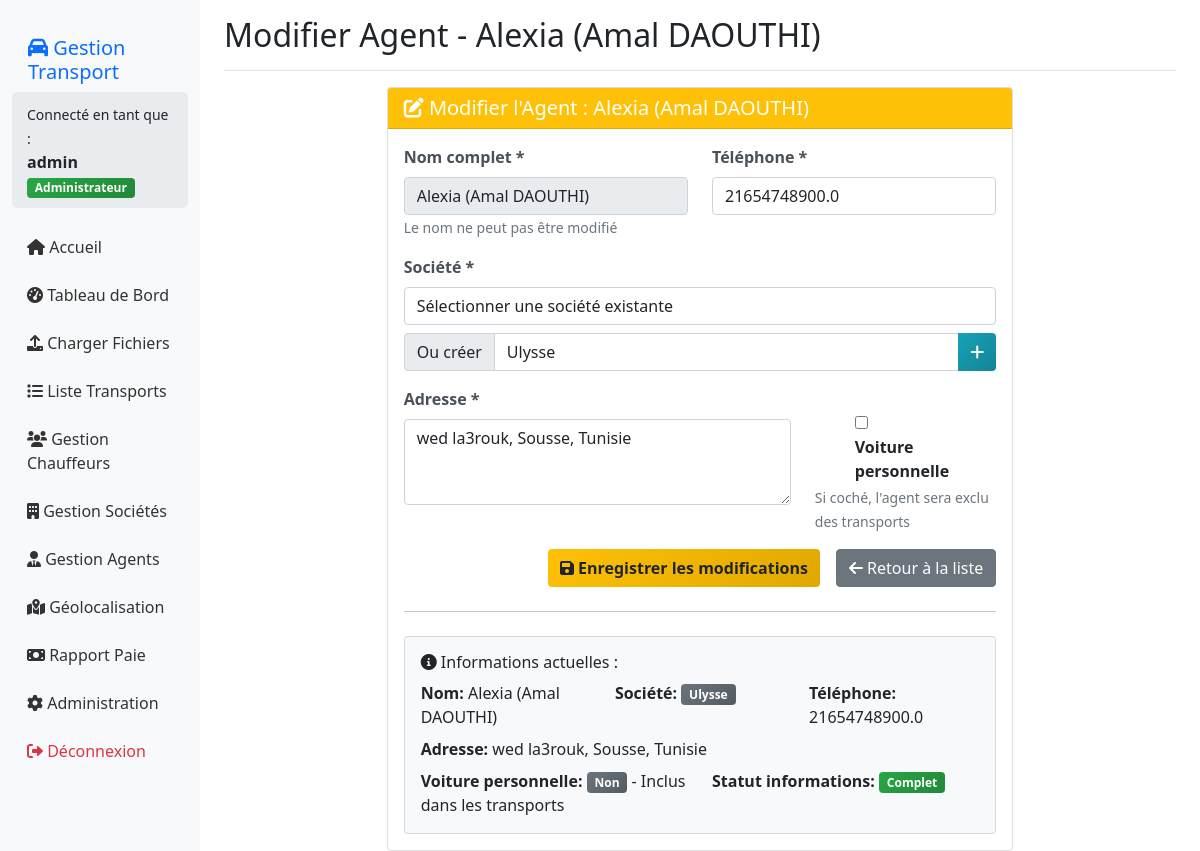
/agents/modifier/8/ (signed in), run on the app's committed database.
### gestion/models.py (models this page shows, shortened)
class Agent(models.Model):
    nom = models.CharField(max_length=200, unique=True)
    adresse = models.TextField()
    telephone = models.CharField(max_length=20)
    societe = models.ForeignKey(Societe, on_delete=models.SET_NULL, null=True, blank=True, verbose_name="Société")
    societe_texte = models.CharField(max_length=100, blank=True, null=True)
    voiture_personnelle = models.BooleanField(default=False)
    latitude = models.FloatField(null=True, blank=True, verbose_name="Latitude")
    longitude = models.FloatField(null=True, blank=True, verbose_name="Longitude")
    adresse_geocodee = models.TextField(blank=True, null=True, verbose_name="Adresse géocodée")
    derniere_geolocalisation = models.DateTimeField(null=True, blank=True)
    created_at = models.DateTimeField(default=timezone.now)
    date_correction_coords = models.DateTimeField(
        null=True,
        blank=True,
        verbose_name="Date de correction des coordonnées"
    )
    corrige_manuellement = models.BooleanField(
        default=False,
        verbose_name="Coordonnées corrigées manuellement"
    )
    notes_correction = models.TextField(
        blank=True,
        null=True,
        verbose_name="Notes sur la correction"
    )
    class Meta:
        verbose_name = "Agent"
        verbose_name_plural = "Agents"
        ordering = ['nom']
    def est_complet(self):
        adresse_incomplete = self.adresse in ['Adresse à compléter', 'Adresse non renseignee', '']
        telephone_incomplete = self.telephone in ['00000000', 'Telephone non renseigne', '']
        societe_incomplete = not self.societe and not self.societe_texte
        return not (adresse_incomplete or telephone_incomplete or societe_incomplete)

### gestion/views.py (the view)
# urls.py: path('agents/modifier/<int:id>/', views.modifier_agent, name='modifier_agent'),
@login_required
def modifier_agent(request, id):
    agent = get_object_or_404(Agent, id=id)
    societes_list = Societe.objects.all().order_by('nom')
    if request.method == 'POST':
        form = AgentModificationForm(request.POST, instance=agent)
        if form.is_valid():
            agent = form.save(commit=False)
            societe_select = form.cleaned_data.get('societe_select')
            societe_texte = form.cleaned_data.get('societe_texte')
            if societe_select:
                agent.societe = societe_select
                agent.societe_texte = None
            elif societe_texte:
                societe_existante = Societe.objects.filter(nom__iexact=societe_texte).first()
                if societe_existante:
                    agent.societe = societe_existante
                    agent.societe_texte = None
                else:
                    agent.societe = None
                    agent.societe_texte = societe_texte
            else:
                agent.societe = None
                agent.societe_texte = None
            agent.save()
            messages.success(request, f'Agent {agent.nom} modifié avec succès')
            return redirect('agents')
        else:
            messages.error(request, 'Erreur dans le formulaire')
    else:
        form = AgentModificationForm(instance=agent)
    context = {
        'form': form,
        'agent': agent,
        'societes_list': societes_list,  # AJOUTÉ
    }
    return render(request, 'gestion/modifier_agent.html', context)

### templates/gestion/modifier_agent.html (shortened to what this page needs)
{% extends 'gestion/base.html' %}
{% block page_title %}Modifier Agent - {{ agent.nom }}{% endblock %}
{% block content %}
<div class="row">
    <div class="col-md-8 mx-auto">
        <div class="card">
            <div class="card-header bg-warning text-white">
                <h5 class="card-title mb-0">
                    <i class="fas fa-edit"></i> Modifier l'Agent : {{ agent.nom }}
                </h5>
            </div>
            <div class="card-body">
                <form method="post" id="form-modifier-agent">
                    <div class="row">
                        <div class="col-md-6">
                            <div class="mb-3">
                                <label class="form-label fw-bold">Nom complet *</label>
                                {{ form.nom }}
                                <small class="form-text text-muted">Le nom ne peut pas être modifié</small>
                            </div>
                        </div>
                        <div class="col-md-6">
                            <div class="mb-3">
                                <label class="form-label fw-bold">Téléphone *</label>
                                {{ form.telephone }}
                            </div>
                        </div>
                    </div>
                    <div class="row">
                        <div class="col-md-12">
                            <div class="mb-3">
                                <label class="form-label fw-bold">Société *</label>
                                <div class="mb-2">
                                    <select id="id_societe_select" name="societe_select" class="form-control">
                                        <option value="">Sélectionner une société existante</option>
                                    </select>
                                </div>
                                <div class="input-group mb-3">
                                    <span class="input-group-text">Ou créer</span>
                                    <input type="text" id="id_societe_texte" name="societe_texte"
                                           class="form-control"
                                           placeholder="Nouvelle société"
                                           value="{% if not agent.societe and agent.societe_texte %}{{ agent.societe_texte }}{% endif %}"
                                           {% if agent.societe %}disabled{% endif %}>
                                    <button type="button" class="btn btn-info" onclick="ajouterSocieteRapide()">
                                        <i class="fas fa-plus"></i>
                                    </button>
                                </div>
                            </div>
                        </div>
                    </div>
                    <div class="row">
                        <div class="col-md-8">
                            <div class="mb-3">
                                <label class="form-label fw-bold">Adresse *</label>
                                {{ form.adresse }}
                            </div>
                        </div>
                        <div class="col-md-4">
                            <div class="mb-3">
                                <div class="form-check form-switch mt-4">
                                    {{ form.voiture_personnelle }}
                                    <label class="form-check-label fw-bold" for="{{ form.voiture_personnelle.id_for_label }}">
                                        Voiture personnelle
                                    </label>
                                </div>
                                <small class="form-text text-muted">
                                    Si coché, l'agent sera exclu des transports
                                </small>
                            </div>
                        </div>
                    </div>
                    <div class="d-grid gap-2 d-md-flex justify-content-md-end">
                        <button type="submit" class="btn btn-warning me-md-2">
                            <i class="fas fa-save"></i> Enregistrer les modifications
                        </button>
                        <a href="{% url 'agents' %}" class="btn btn-secondary">
                            <i class="fas fa-arrow-left"></i> Retour à la liste
                        </a>
                    </div>
                </form>
                <hr class="my-4">
                <div class="row">
                    <div class="col-12">
                        <div class="card bg-light">
                            <div class="card-body">
                                <h6><i class="fas fa-info-circle"></i> Informations actuelles :</h6>
                                <div class="row">
                                    <div class="col-md-4">
                                        <strong>Nom:</strong> {{ agent.nom }}
                                    </div>
                                    <div class="col-md-4">
                                        <strong>Société:</strong>
                                        {% if agent.societe %}
                                            <span class="badge bg-info">{{ agent.societe.nom }}</span>
                                        {% elif agent.societe_texte %}
                                            <span class="badge bg-secondary">{{ agent.societe_texte }}</span>
                                        {% else %}
                                            <span class="badge bg-danger">Non spécifié</span>
                                        {% endif %}
                                    </div>
                                    <div class="col-md-4">
                                        <strong>Téléphone:</strong> {{ agent.telephone }}
                                    </div>
                                </div>
                                <div class="row mt-2">
                                    <div class="col-md-12">
                                        <strong>Adresse:</strong> {{ agent.adresse }}
                                    </div>
                                </div>
                                <div class="row mt-2">
                                    <div class="col-md-6">
                                        <strong>Voiture personnelle:</strong>
                                        {% if agent.voiture_personnelle %}
                                            <span class="badge bg-success">Oui</span> - Exclu des transports
                                        {% else %}
                                            <span class="badge bg-secondary">Non</span> - Inclus dans les transports
                                        {% endif %}
                                    </div>
                                    <div class="col-md-6">
                                        <strong>Statut informations:</strong>
                                        {% if agent.est_complet %}
                                            <span class="badge bg-success">Complet</span>
                                        {% else %}
                                            <span class="badge bg-warning">Incomplet</span>
                                        {% endif %}
                                    </div>
                                </div>
                            </div>
                        </div>
                    </div>
                </div>
            </div>
        </div>
    </div>
</div>
{% endblock %}

### templates/gestion/base.html (shortened to what this page needs)
<!DOCTYPE html>
<html lang="fr">
<head>
    <link href="https://cdn.jsdelivr.net/npm/bootstrap@5.1.3/dist/css/bootstrap.min.css" rel="stylesheet">
    <link href="https://cdnjs.cloudflare.com/ajax/libs/font-awesome/6.0.0/css/all.min.css" rel="stylesheet">
</head>
<body>
    <div class="container-fluid">
        <div class="row">
            <nav class="col-md-3 col-lg-2 d-md-block sidebar">
                <div class="position-sticky pt-3">
                    <h5 class="px-3 text-primary"><i class="fas fa-car"></i> Gestion Transport</h5>
                    <div class="user-info">
                        <small>Connecté en tant que :</small><br>
                        <strong>{{ user.username }}</strong>
                        {% if user.is_staff %}
                        <span class="badge bg-success">Administrateur</span>
                        {% else %}
                        <span class="badge bg-info">Utilisateur</span>
                        {% endif %}
                    </div>
                    <ul class="nav flex-column">
                        <li class="nav-item">
                            <a class="nav-link" href="{% url 'index' %}">
                                <i class="fas fa-home"></i> Accueil
                            </a>
                        </li>
                        <li class="nav-item">
                            <a class="nav-link" href="{% url 'tableau_de_bord' %}">
                                <i class="fas fa-tachometer-alt"></i> Tableau de Bord
                            </a>
                        </li>
                        <li class="nav-item">
                            <a class="nav-link" href="{% url 'upload' %}">
                                <i class="fas fa-upload"></i> Charger Fichiers
                            </a>
                        </li>
                        <li class="nav-item">
                            <a class="nav-link" href="{% url 'liste_transports' %}">
                                <i class="fas fa-list"></i> Liste Transports
                            </a>
                        </li>
                        <li class="nav-item">
                            <a class="nav-link" href="{% url 'chauffeurs' %}">
                                <i class="fas fa-users"></i> Gestion Chauffeurs
                            </a>
                        </li>
                        <li class="nav-item">
                            <a class="nav-link" href="{% url 'societes' %}">
                                <i class="fas fa-building"></i> Gestion Sociétés
                            </a>
                        </li>
                        <li class="nav-item">
                            <a class="nav-link" href="{% url 'agents' %}">
                                <i class="fas fa-user-tie"></i> Gestion Agents
                            </a>
                        </li>
                        <li class="nav-item">
                            <a class="nav-link" href="{% url 'carte' %}">
                                <i class="fas fa-map-marked-alt"></i> Géolocalisation
                            </a>
                        </li>
                        {% if user.is_staff %}
                        <li class="nav-item">
                            <a class="nav-link" href="{% url 'paie' %}">
                                <i class="fas fa-money-bill"></i> Rapport Paie
                            </a>
                        </li>
                        <li class="nav-item">
                            <a class="nav-link" href="/admin/" target="_blank">
                                <i class="fas fa-cog"></i> Administration
                            </a>
                        </li>
                        {% endif %}
                        <li class="nav-item">
                            <a class="nav-link text-danger" href="{% url 'logout' %}">
                                <i class="fas fa-sign-out-alt"></i> Déconnexion
                            </a>
                        </li>
                    </ul>
                </div>
            </nav>
            <main class="col-md-9 ms-sm-auto col-lg-10 px-md-4 main-content">
                <div class="d-flex justify-content-between flex-wrap flex-md-nowrap align-items-center pt-3 pb-2 mb-3 border-bottom">
                    <h2 class="text-dark">{% block page_title %}Systeme de Gestion de Transport{% endblock %}</h2>
                </div>
                {% block content %}{% endblock %}
            </main>
        </div>
    </div>
</body>
</html>

### templates/gestion/base.html (style rules this page uses)
.sidebar { background-color: #f8f9fa; min-height: 100vh; padding-top: 20px; }
.sidebar .nav-link { color: #333; padding: 10px 15px; margin: 2px 0; }
.user-info { background: #e9ecef; padding: 10px 15px; border-radius: 5px; margin-bottom: 15px; }
.form-check-label { cursor: pointer; }

### templates/gestion/modifier_agent.html (style rules this page uses)
.form-label.fw-bold { color: #495057; margin-bottom: 0.5rem; }
.badge.bg-secondary { background: linear-gradient(135deg, #6c757d, #545b62) !important; color: white !important; font-weight: 600; }
.badge.bg-success { background: linear-gradient(135deg, #28a745, #218838) !important; color: white !important; font-weight: 600; }
.btn-info { background: linear-gradient(135deg, #17a2b8, #138496); border: none; color: white; font-weight: 600; }
.card { animation: fadeIn 0.5s ease; }
.btn-warning { background: linear-gradient(135deg, #ffc107, #e0a800); border: none; color: #212529; font-weight: 600; }

### data on the page
Agent: nom "Alexia (Amal DAOUTHI)", telephone "21654748900.0", societe_texte "Ulysse", adresse "wed la3rouk, Sousse, Tunisie"

### other printed values
{{ user.username }} "admin"
